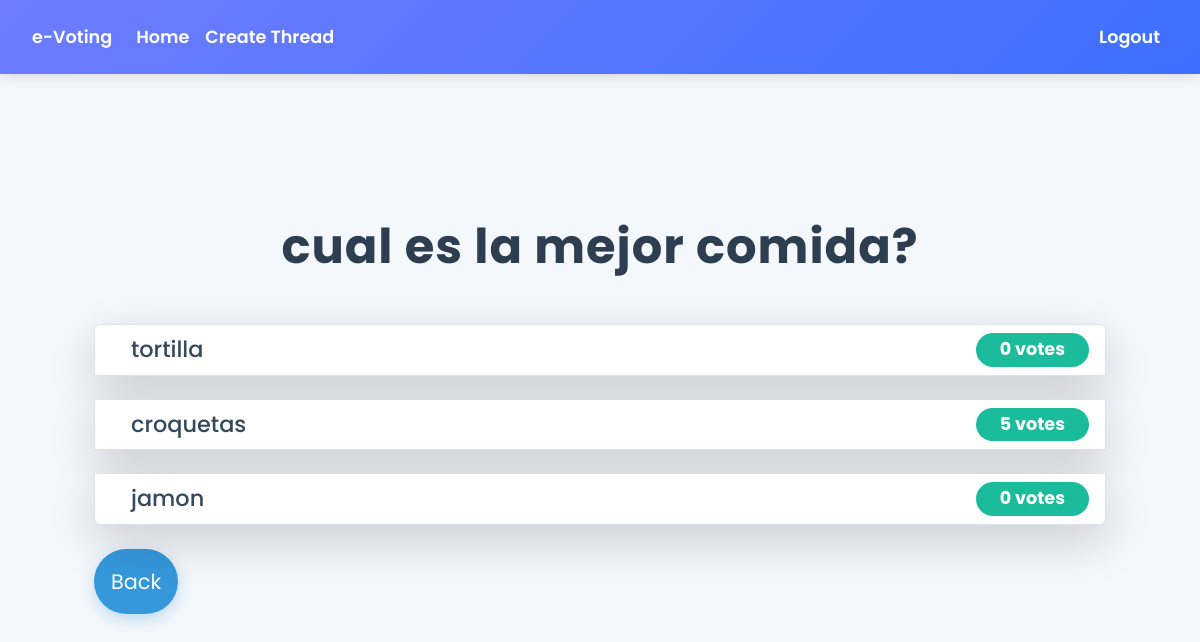
The app's page /polls/1/results/ (signed in) with its own data.
### polls/models.py (models this page shows, shortened)
class Question(models.Model):
    question_text = models.CharField(max_length=200)
    pub_date = models.DateTimeField('date published', auto_now_add=True)
    thread = models.ForeignKey(Thread, on_delete=models.CASCADE, related_name='questions', null=True, blank=True)  # Relación con Thread
    pollEndDate = models.DateTimeField()  # Duracion de la votación
    class Meta:
        permissions = [
            ('can_publish', 'Can publish questions'),
        ]

class Choice(models.Model):
    question = models.ForeignKey(Question, on_delete=models.CASCADE)
    choice_text = models.CharField(max_length=200)
    votes = models.IntegerField(default=0)

### polls/views.py (the view)
# urls.py: path('<int:question_id>/results/', views.results, name='results'),
@login_required
def results(request, question_id):
    question = get_object_or_404(Question, pk=question_id)
    votes = Vote.objects.filter(question=question).select_related('user', 'choice')
    return render(request, 'polls/results.html', {'question': question, 'votes': votes})

### templates/polls/results.html (shortened to what this page needs)
{% extends 'base.html' %}
{% block content %}
<div class="container my-5">
    <h1 class="text-center mb-5" style="font-size: 3rem; font-weight: 700; color: #2C3E50; letter-spacing: 1px;">
        {{ question.question_text }}
    </h1>
    <ul class="list-group">
        {% for choice in question.choice_set.all %}
        <li class="list-group-item d-flex justify-content-between align-items-center bg-white rounded-lg mb-4 shadow-lg transition-all duration-300 ease-in-out transform hover:scale-105 hover:shadow-xl">
            <span style="font-size: 1.4rem; color: #34495E; font-weight: 500; padding-left: 20px;">
                {{ choice.choice_text }}
            </span>
            <span class="badge py-2 px-4" style="font-size: 1.1rem; background-color: #1ABC9C; color: white; border-radius: 50px;">
                {{ choice.votes }} vote{{ choice.votes | pluralize }}
            </span>
        </li>
        {% endfor %}
    </ul>
    <a href="{% url 'thread_list' %}" class="btn btn-lg btn-block" style="background-color: #3498DB; color: white; font-size: 1.3rem; padding: 16px; border-radius: 50px; box-shadow: 0 5px 15px rgba(52, 152, 219, 0.3); transition: background-color 0.3s ease, transform 0.3s ease;">
         Back
    </a>
</div>
{% endblock %}

### templates/base.html (style rules this page uses)
body { font-family: 'Poppins', sans-serif; background-color: #f4f7fb; margin: 0; padding: 0; }
.container { padding: 3rem 2rem; }

### records on screen
Question: question_text "cual es la mejor comida?"
Choice: choice_text "tortilla", votes "0", votes|pluralize "s"
Choice: choice_text "croquetas", votes "5", votes|pluralize "s"
Choice: choice_text "jamon", votes "0", votes|pluralize "s"
